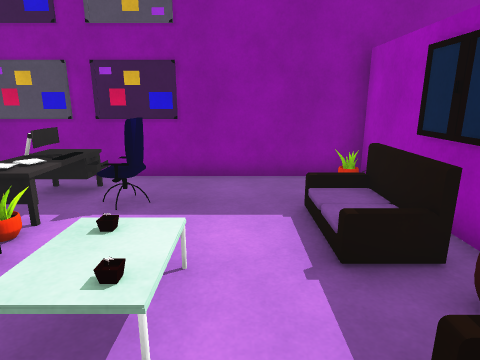
view 1 (above)

22 first-person views from a walk through a 3-D level made in the Unity game engine. The camera is 1.5 m above the floor, tilts 14° down and sees 75° across. The floor is counted in squares, 0.72 m on a side. Each view is taken from the middle of a square. On the plan, view 1 faces up. The plan holds only what a view shows up to about 18 squares ahead; the rest is blank. The place goes on beyond the plan. The player is left out. Some animated figures are left out. Door leaves are left out, so doorways stand open. Surface patterns are stand-ins for the level's own textures.

view 2
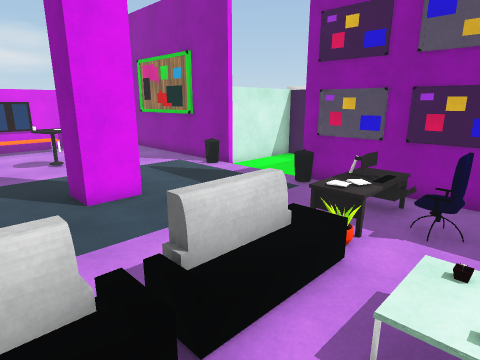

view 3
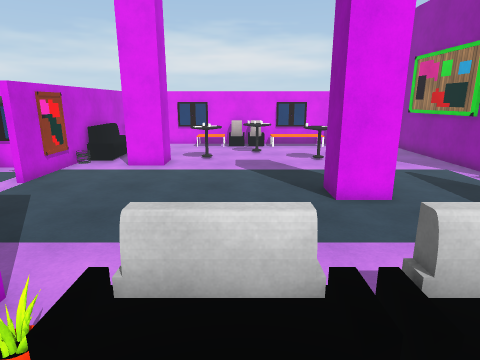

view 4
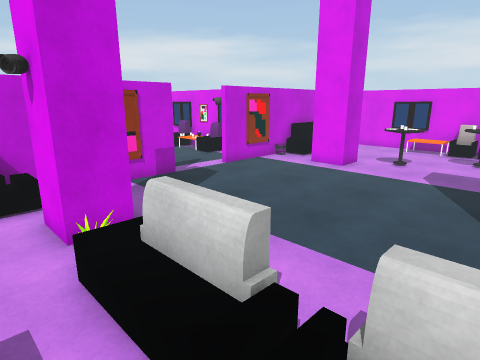

view 5
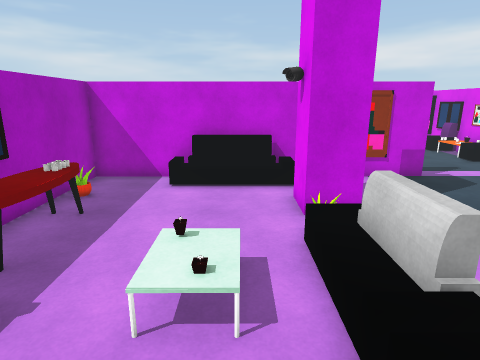

view 6
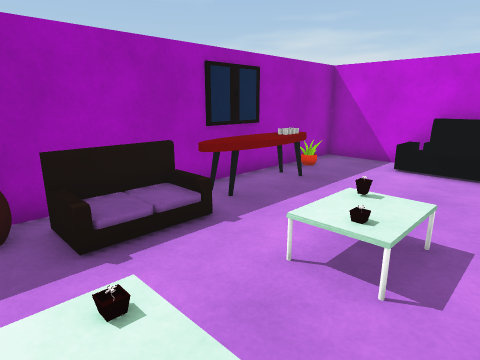

view 7
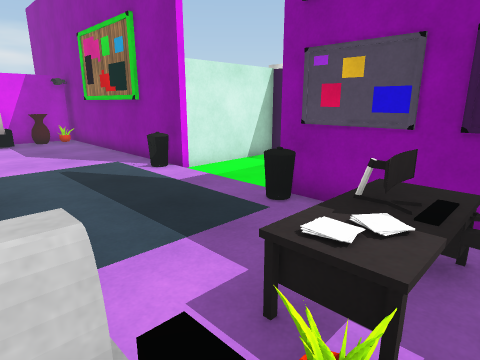

view 8
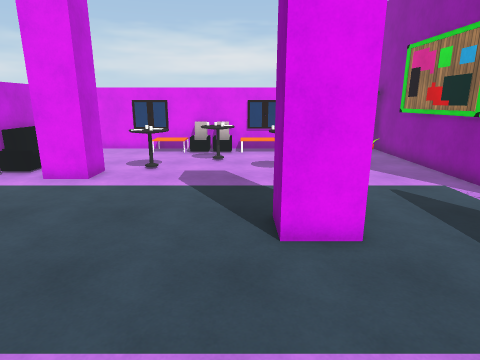

view 9
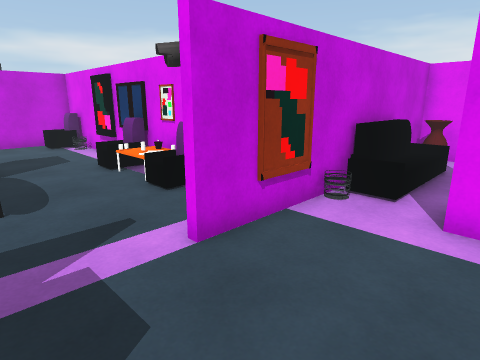

view 10
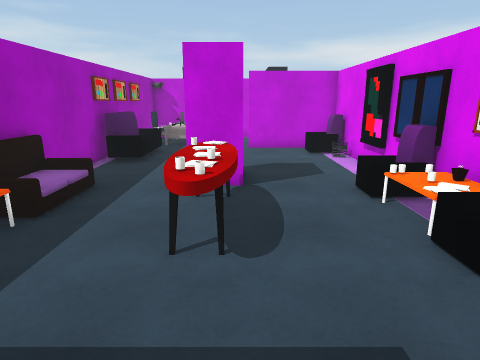

view 11
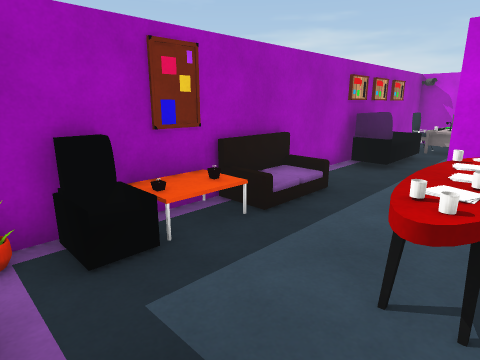

view 12
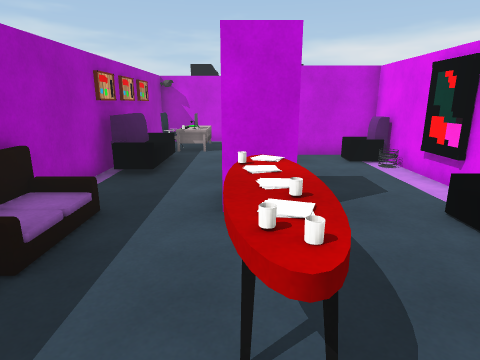

view 13
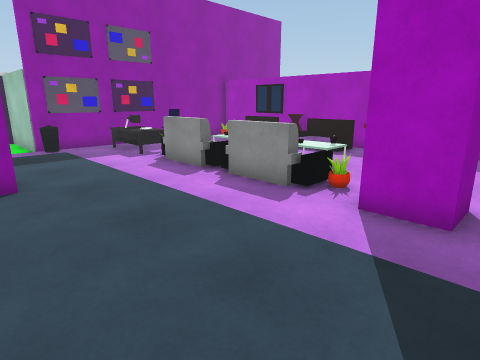

view 14
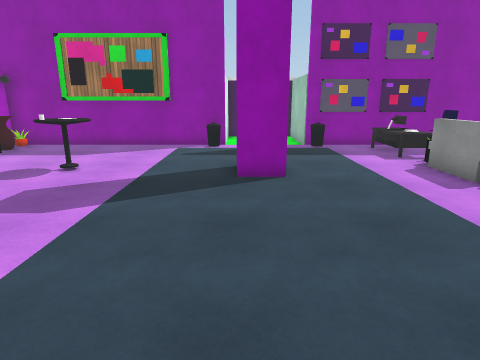

view 15
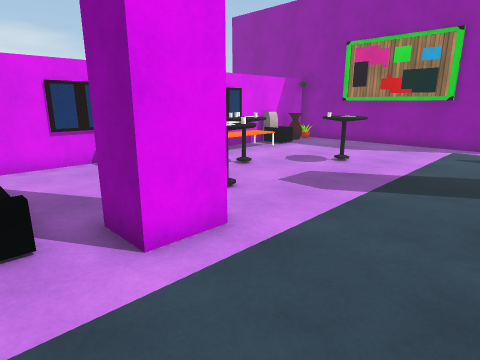

view 16
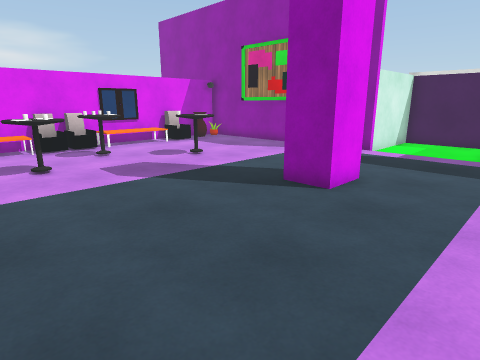

view 17
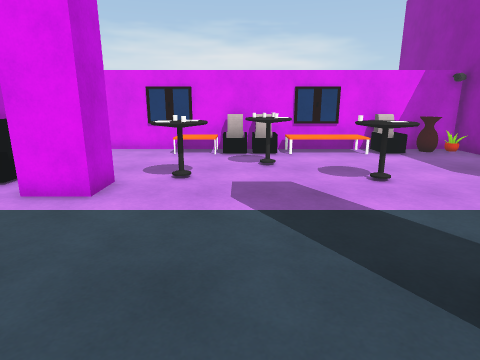

view 18
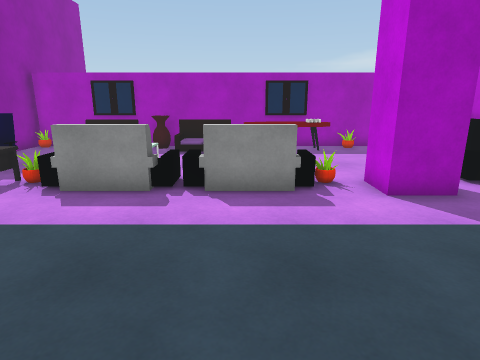

view 19
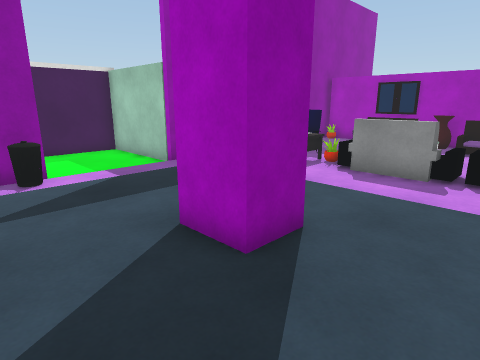

view 20
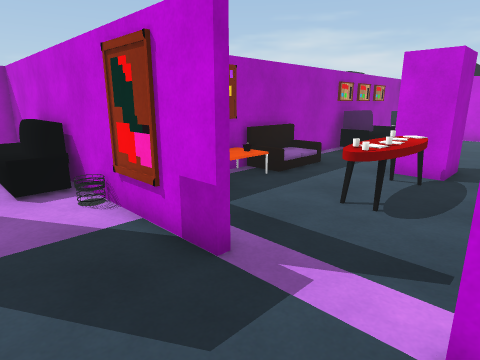

view 21
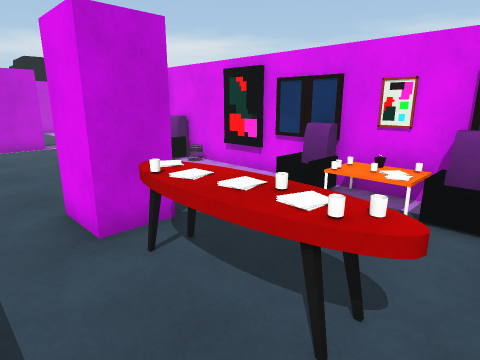

view 22
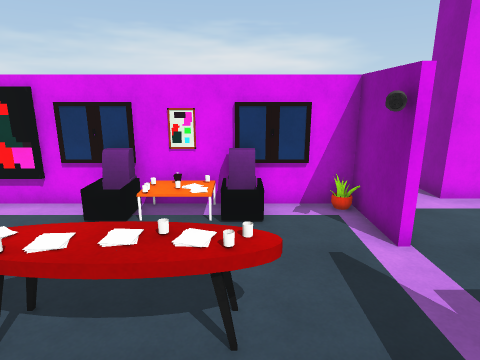

### Floor plan
Key: @ floor where view 1 was taken; # wall or solid block; . main floor; : floor 0.25 m higher than the main floor; + floor 0.5 m higher than the main floor; / step, stairs or slope; = window, fence, low wall or low ledge; ^ raised ledge; E desk; C chair; S sofa; A vase; B bin; T table; R armchair; O other object.
Columns run from 23 left of view 1 to 4 right of it. Each row starts with its distance up from view 1.
 14            ######
 13            #....#
 12            #....#
 11            #....#
 10            #....#
  9 ############....############
  8 #O.........B....B.........O#
  7 #A.................E.C.....#
  6 ##.................E.C...  #
  5 #RR................E..... S#
  4 #//......................O.#
  3 #+/...TT....##.....R./+...A#
  2 #+/...T.....##.....R.//...A#
  1 #//.T............../..... S#
  0 #RO.TT.............R.//@. S#
 -1 #RO.T..............R.//..T #
 -2 #.....T............R.//..TT#
 -3 #OO...TT...........O.....TT#
 -4 #........................TT#
 -5 #......##.........##.....TT#
 -6 #......##.........#O......O#
 -7 #..........................#
 -8 #AARRRRR...........=RRRR...#
 -9 ####^#^##O#O...#OOO#########
-10         #.........##
-11         #........OO
-12         #RO..TT../O
-13         #O...TT../O
-14         #OO..TT..:#
-15         #RO..TT..:S
-16         #....##../#
-17         #....##...#
-18          O........#
-19          O........#
-20         #O.......OT
-21         ##.......OR
-22          # ......OT
-23          ####.....O

Positions as (right, up) in squares from view 1, and headings:
1: (0, 0), facing up
2: (-1, -1), facing up-left
3: (-1, -1), facing left
4: (-2, 2), facing down-left
5: (-2, 3), facing down
6: (-3, 3), facing down-right
7: (-3, 3), facing up-left
8: (-4, 1), facing left
9: (-9, -5), facing down-left
10: (-10, -8), facing down
11: (-10, -9), facing down-right
12: (-9, -10), facing down
13: (-11, -7), facing up-right
14: (-11, -7), facing up
15: (-11, -8), facing up-left
16: (-6, -5), facing up-left
17: (-8, -1), facing left
18: (-12, -1), facing right
19: (-14, -1), facing up-right
20: (-12, -6), facing down-right
21: (-7, -11), facing down-left
22: (-6, -12), facing left
